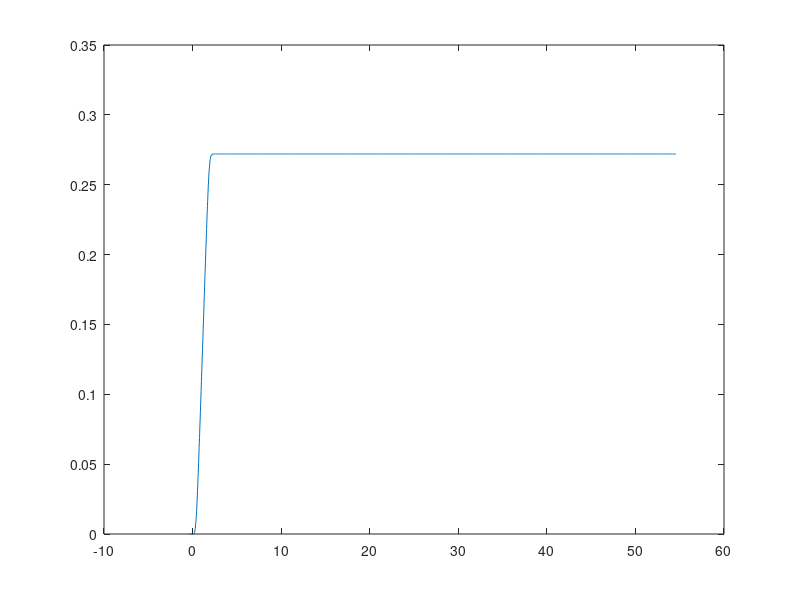
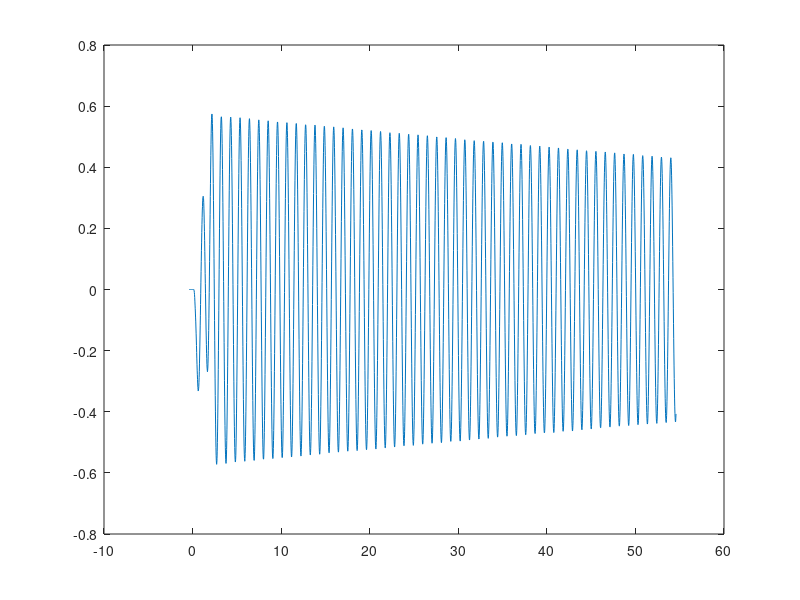
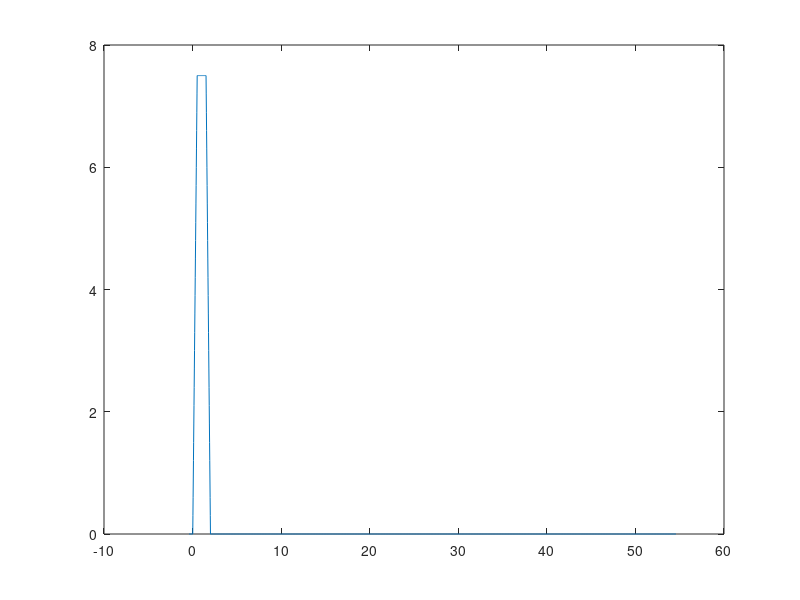

These figures' MATLAB source, in order:
s = tf("s");

matriz = csvread("Grua_Modelo4(55s).csv", 1, 0);

matriz_val = csvread("Grua_Modelo1(304s).csv", 1, 0);

tiempo = matriz(:, 1);
entrada = matriz(:, 2);
angulo = matriz(:, 3);
posicion = matriz(:, 4);

tiempo_val = matriz_val(:, 1);
entrada_val = matriz_val(:, 2);
angulo_val = matriz_val(:, 3);
posicion_val = matriz_val(:, 4);

% Se grafica los datos
figure('name', 'Datos de la planta para posicion')
plot(tiempo, posicion)

figure('name', 'Datos de la planta para angulo')
plot(tiempo, angulo)

figure('name', 'Datos de la planta para entrada')
plot(tiempo, entrada)

% systemIdentification()

% funcion de posicion
tf_22 = tf(0.024254/(s*(1 + 0.10333*s)));

% funcion de angulo
tf_300 = tf([-0.3573 -0.4939], [1 0.0154 35.32]);

% calculos de las matrices posicion

[num_p, den_p] = tfdata(tf_22, 'v');
Ap = [0 0 1 0; 0 0 0 0; 0 0 den_p(2) 0; 0 0 0 0];